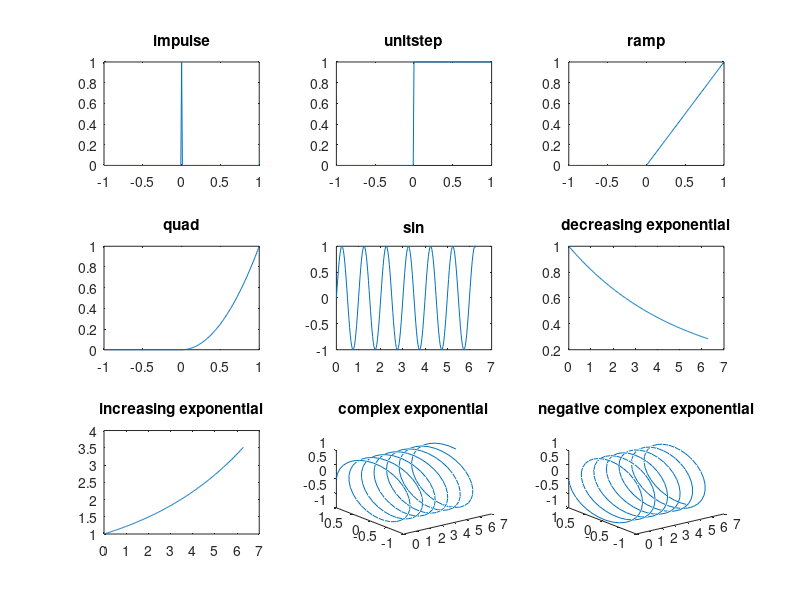

Here is the MATLAB script that generated this plot:
t=(-1:0.01:1)';
impulse=t==0;
unitstep=t>=0;
ramp=t.*unitstep;
quad=t.^2.*unitstep;


subplot(3,3,1);
plot(t,impulse)
title('impulse')


subplot(3,3,2);
plot(t,unitstep)
title('unitstep')


subplot(3,3,3);
plot(t,ramp)
title('ramp')


subplot(3,3,4);
plot(t,quad)
title('quad')


x=0:pi/100:2*pi;
y=sin(2*pi*x);
subplot(3,3,5);
plot(x,y)
title('sin')


z=cos(2*pi*x);
subplot(3,3,6);
plot(x,z)
title('cos')


a=0.2;
b=exp(-a*x);
subplot(3,3,6);
plot(x,b)
title('decreasing exponential')


c=exp(a*x);
subplot(3,3,7)
plot(x,c)
title('increasing exponential')

j=complex(0,1);
d=exp(2*pi*j*x);
subplot(3,3,8);
plot3(x,real(d),imag(d));
title('complex exponential')

d=exp(-2*pi*j*x);
subplot(3,3,9);
plot3(x,real(d),imag(d));
title('negative complex exponential')